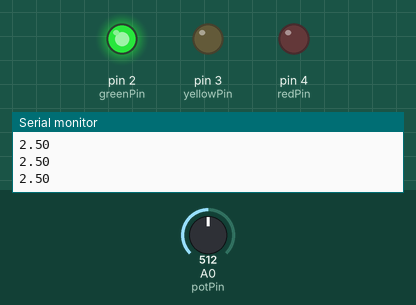
Recording of a sketch running on a simulated Arduino Uno, built with avr-gcc and run on an emulated ATmega328P. Shown: output pins drawn as LEDs (lit = HIGH), the last lines printed to the serial monitor. The inputs (shaded band) are chosen by the test bench; at power-on: A0 (potPin) = 512.

Above: at 1.2 s.
1.3 s: A0 (potPin) set to 596
2.8 s: A0 (potPin) set to 624
At 3.3 s:
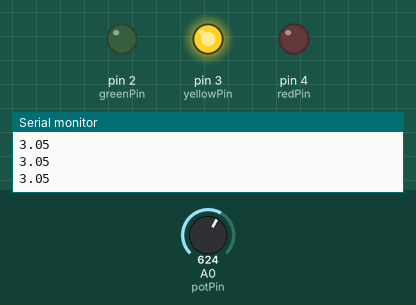
4.3 s: A0 (potPin) set to 1011
5.8 s: A0 (potPin) set to 1023
At 6.9 s:
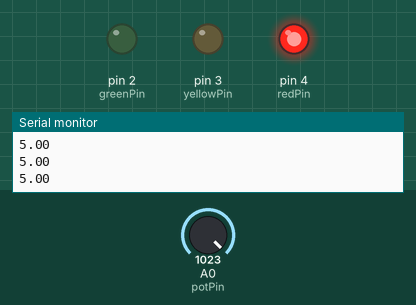
7.3 s: A0 (potPin) set to 900
At 7.9 s:
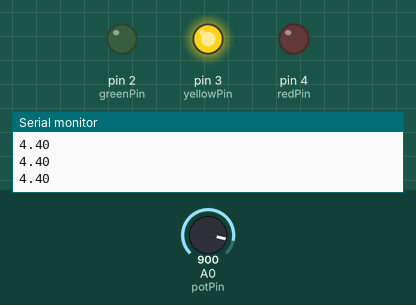
8.8 s: A0 (potPin) set to 511
At 10.2 s:
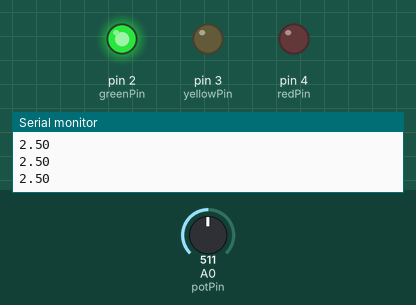
Timing chart, 0 to 11.3 s (numbered marks = the images above; inputs shaded):
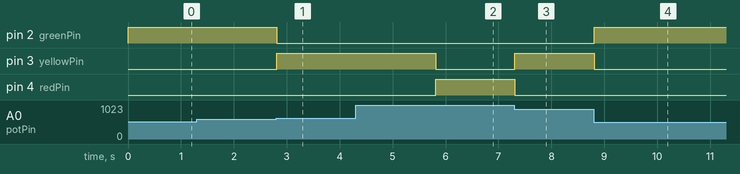

Measured:
- the behaviour switches between 613 and 614 on A0 (potPin) (found by bisection; images 0 and 1)
- the behaviour switches between 1022 and 1023 on A0 (potPin) (found by bisection; images 1 and 2)
- after the input at 2.8 s, pin 2 (greenPin): HIGH → LOW at once; pin 3 (yellowPin): LOW → HIGH at once
- after the input at 5.8 s, pin 3 (yellowPin): HIGH → LOW at once; pin 4 (redPin): LOW → HIGH at once
- after the input at 7.3 s, pin 3 (yellowPin): LOW → HIGH at once; pin 4 (redPin): HIGH → LOW at once
- after the input at 8.8 s, pin 2 (greenPin): LOW → HIGH at once; pin 3 (yellowPin): HIGH → LOW at once

The sketch:

Potentiometer.ino
```cpp
int potPin = A0;
int greenPin = 2;
int yellowPin = 3;
int redPin = 4;
float potVal;
float voltage;

void setup() {
  pinMode(greenPin, OUTPUT);
  pinMode(yellowPin, OUTPUT);
  pinMode(redPin, OUTPUT);

  Serial.begin(9600);
}

void loop() {
  potVal = analogRead(potPin);
  voltage = (5. / 1023.) * potVal;
  Serial.println(voltage);

  if (voltage < 3) {
    digitalWrite(greenPin, HIGH);
    digitalWrite(yellowPin, LOW);
    digitalWrite(redPin, LOW);
  }
  if (voltage > 3 && voltage < 5) {
    digitalWrite(greenPin, LOW);
    digitalWrite(yellowPin, HIGH);
    digitalWrite(redPin, LOW);
  }
  if (voltage == 5) {
    digitalWrite(greenPin, LOW);
    digitalWrite(yellowPin, LOW);
    digitalWrite(redPin, HIGH);
  }
}
```
